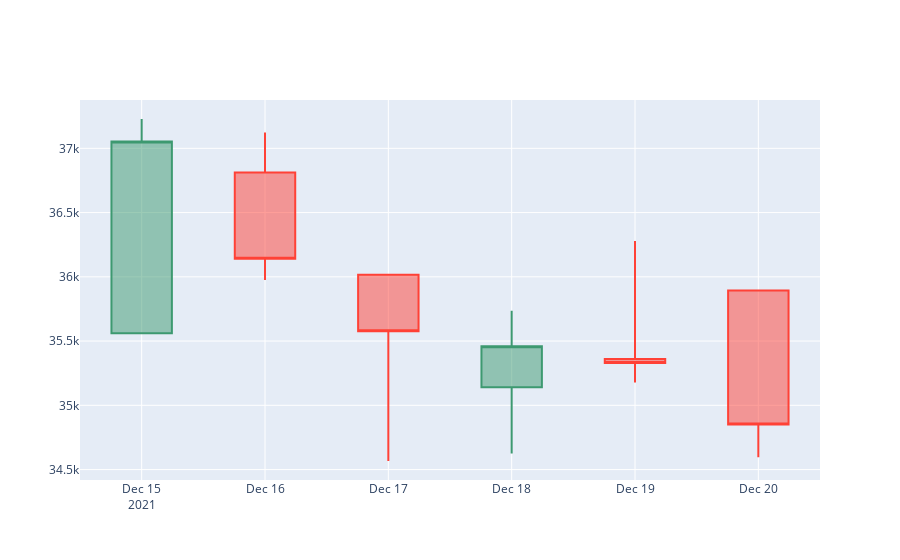

Notebook code cell kept with this figure:
### Code cell
#Koristit ćemo  
#https://www.coingecko.com/en/api?utm_medium=Exinfluencer&utm_source=Exinfluencer&utm_content=000026UJ&utm_term=10006555&utm_id=NA-SkillsNetwork-Channel-SkillsNetworkCoursesIBMDeveloperSkillsNetworkPY0101ENSkillsNetwork19487395-2021-01-01https://www.coingecko.com/en/api?utm_medium=Exinfluencer&utm_source=Exinfluencer&utm_content=000026UJ&utm_term=10006555&utm_id=NA-SkillsNetwork-Channel-SkillsNetworkCoursesIBMDeveloperSkillsNetworkPY0101ENSkillsNetwork19487395-2021-01-01
#CoinGecko API kako bismo napravili candlestick graf za bitcoin i ethereum. Dohvatit ćemo vrijednosti Bitcoin-a i ethereuma
#unutar zadnjih 30 dana i 24 sata i pronaći min, max, open i close vrijednost za svaki dan. 

!pip install pycoingecko
!pip install plotly
!pip install mplfinance
import pandas as pd
import numpy as np
import plotly.graph_objects as go
from plotly.offline import plot
import matplotlib.pyplot as plt
import datetime
from pycoingecko import CoinGeckoAPI
from mplfinance.original_flavor import candlestick2_ohlc
cg = CoinGeckoAPI()
#id poziva kriptovalutu (ethereum, bitcoin...)
bitcoin_data = cg.get_coin_market_chart_by_id(id='bitcoin', vs_currency='gbp', days=5)
bitcoin_price_data = bitcoin_data['prices']
data = pd.DataFrame(bitcoin_price_data, columns=['TimeStamp', 'Price'])
data['date'] = data['TimeStamp'].apply(lambda d: datetime.date.fromtimestamp(d/1000.0))
#Ispis candlestick grafa
candlestick_data = data.groupby(data.date, as_index=False).agg({"Price": ['min', 'max', 'first', 'last']})
fig = go.Figure(data=[go.Candlestick(x=candlestick_data['date'],
                open=candlestick_data['Price']['first'], 
                high=candlestick_data['Price']['max'],
                low=candlestick_data['Price']['min'], 
                close=candlestick_data['Price']['last'])
                ])

fig.update_layout(xaxis_rangeslider_visible=False)

fig.show()

### Figure 1 — Plotly figure (JSON) as saved in the notebook; plotly's stock layout.template omitted (floating-point values rounded to 4 significant figures)
{"data": [{"close": [37050.0, 36140.0, 35580.0, 35460.0, 35330.0, 34850.0], "high": [37230.0, 37120.0, 36020.0, 35740.0, 36280.0, 35890.0], "low": [35560.0, 35970.0, 34570.0, 34630.0, 35180.0, 34600.0], "open": [35560.0, 36810.0, 36020.0, 35140.0, 35360.0, 35890.0], "type": "candlestick", "x": ["2021-12-15", "2021-12-16", "2021-12-17", "2021-12-18", "2021-12-19", "2021-12-20"]}], "layout": {"xaxis": {"rangeslider": {"visible": false}}}}
